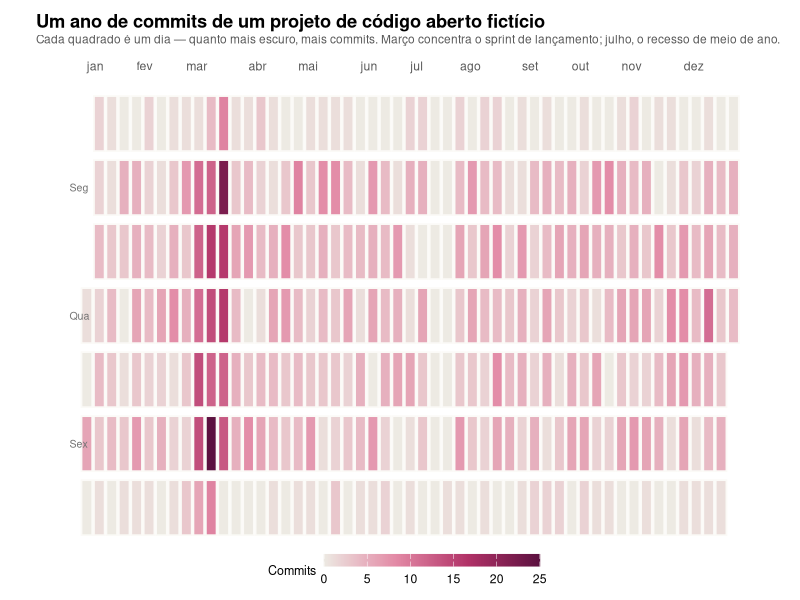

Source code (R):
# Libraries
library(ggplot2)
library(jsonlite)

# Dados 100% ficticios: commits diarios de um projeto de codigo aberto
# ficticio ao longo de um ano (2025). Escritos com duas janelas fixadas a
# mao (nao so ruido aleatorio) pra dar ao calendario uma FORMA especifica:
# um "sprint" de lancamento em marco (tres semanas de atividade bem acima
# do normal, inclusive nos fins de semana) e um "recesso" de meio de ano em
# julho (quase zero, todo santo dia) -- sem essas duas janelas o calendario
# seria so ruido de Poisson sem nada especifico pra apontar.
set.seed(4471)

inicio <- as.Date("2025-01-01")
fim <- as.Date("2025-12-31")
datas <- seq(inicio, fim, by = "day")

dia_semana <- as.integer(format(datas, "%w")) # 0 = domingo .. 6 = sabado
offset <- as.integer(format(inicio, "%w"))
semana <- (as.integer(datas - inicio) + offset) %/% 7

fim_de_semana <- dia_semana %in% c(0, 6)
em_sprint <- datas >= as.Date("2025-03-03") & datas <= as.Date("2025-03-21")
em_recesso <- datas >= as.Date("2025-07-14") & datas <= as.Date("2025-07-25")

lambda <- ifelse(em_recesso, 0.3,
           ifelse(em_sprint, ifelse(fim_de_semana, 5, 14),
             ifelse(fim_de_semana, 0.8, 4)))
valor <- rpois(length(datas), lambda)

nomes_dia <- c("Dom", "Seg", "Ter", "Qua", "Qui", "Sex", "Sáb")
dados <- data.frame(
  data = datas,
  semana = semana,
  dia_semana = dia_semana,
  dia_semana_nome = factor(nomes_dia[dia_semana + 1], levels = rev(nomes_dia)),
  valor = valor
)

# Rotulos de mes: um por mes, na semana do dia 1 -- usados nos dois lados
# (eixo do output.png e cabecalho da versao D3), pra nao dessincronizar.
# Abreviacao escrita a mao, sem depender de "%b" -- essa formatacao le o
# locale de tempo do sistema (`LC_TIME`), que nesta maquina e C.UTF-8 e
# devolveria abreviacoes em INGLES ("Jan", "Feb"...) mesmo com o resto do
# script em portugues. Sem erro nenhum -- só sai errado se ninguém olhar a
# imagem renderizada.
abrev_mes_pt <- c("jan", "fev", "mar", "abr", "mai", "jun", "jul", "ago", "set", "out", "nov", "dez")
primeiros_dias <- seq(inicio, fim, by = "month")
rotulos_mes <- data.frame(
  semana = semana[match(primeiros_dias, datas)],
  mes = abrev_mes_pt[as.integer(format(primeiros_dias, "%m"))]
)

# Rotulos de dia da semana: so Seg/Qua/Sex, mesma convencao do calendario de
# contribuicoes que inspirou a tecnica -- os 7 poluiriam a lateral estreita
# sem acrescentar leitura (a ordem Dom-no-topo/Sáb-embaixo já fica clara com
# 3 âncoras).
rotulos_dia <- data.frame(
  dia_semana_nome = factor(c("Seg", "Qua", "Sex"), levels = rev(nomes_dia))
)

# Paleta propria: sequencial de creme quase neutro (zero commits, mesmo
# tratamento do "sem atividade" do original que este acervo nunca copia
# literalmente) ate um vinho-magenta escuro de alto croma -- nunca o verde
# do calendario de contribuicoes que inspirou a tecnica.
rampa <- colorRampPalette(c("#EDEAE3", "#E38AA6", "#B23368", "#5C1140"))
paleta_continua <- rampa(100)

p <- ggplot(dados, aes(x = semana, y = dia_semana_nome, fill = valor)) +
  geom_tile(colour = "#FBFAF7", linewidth = 0.6, width = 0.86, height = 0.86) +
  geom_text(
    data = rotulos_mes, aes(x = semana, y = 7.9, label = mes),
    inherit.aes = FALSE, family = "sans", size = 3.1, colour = "grey35", hjust = 0
  ) +
  geom_text(
    data = rotulos_dia, aes(x = -1.4, y = dia_semana_nome, label = dia_semana_nome),
    inherit.aes = FALSE, family = "sans", size = 2.7, colour = "grey45", hjust = 0
  ) +
  scale_fill_gradientn(colours = paleta_continua, name = "Commits") +
  coord_cartesian(clip = "off") +
  labs(
    title = "Um ano de commits de um projeto de código aberto fictício",
    subtitle = "Cada quadrado é um dia — quanto mais escuro, mais commits. Março concentra o sprint de lançamento; julho, o recesso de meio de ano."
  ) +
  theme_void(base_size = 11) +
  theme(
    plot.title = element_text(face = "bold", margin = margin(b = 2)),
    plot.subtitle = element_text(colour = "grey35", size = 8.6, margin = margin(b = 14)),
    plot.margin = margin(t = 10, r = 20, b = 10, l = 26),
    legend.position = "bottom",
    legend.title = element_text(size = 9),
    legend.key.width = unit(1.1, "cm"),
    legend.key.height = unit(0.32, "cm")
  )

ggsave("output.png", plot = p, width = 12, height = 3.2, dpi = 150)

# ---------------------------------------------------------------------------
# Versao interativa: o D3 desenha a mesma grade e acrescenta um segundo modo
# de cor -- "Faixas" (5 degraus fixos, como o calendario de contribuicoes que
# inspirou a tecnica) em vez de "Contínuo" (a mesma rampa do output.png,
# interpolada). O contorno de cada dia nunca muda; so a funcao que decide a
# cor de preenchimento troca entre as duas chamadas.
#
# As faixas fixas facilitam comparar dois dias de LONGE (poucos tons
# possiveis); a rampa continua preserva mais informacao (dois dias na mesma
# faixa mas com contagem diferente saem com tons ligeiramente diferentes).
# Nenhuma inventa cor nova: as 5 cores de faixa vem da MESMA rampa do
# output.png, so amostrada em menos pontos -- nunca um hexadecimal novo.
# ---------------------------------------------------------------------------
cores_faixas <- rampa(5)
cortes_faixas <- c(0, 1, 4, 8, 14) # limite INFERIOR de cada faixa; a ultima e "14+"

viz <- list(
  meta = list(
    ano = 2025,
    unidade = "commits",
    paleta = list(
      continua = as.list(paleta_continua[c(1, 25, 50, 75, 100)]),
      faixas = as.list(cores_faixas),
      cortesFaixas = as.list(cortes_faixas)
    ),
    mesesRotulo = lapply(seq_len(nrow(rotulos_mes)), function(i) {
      list(semana = rotulos_mes$semana[i], rotulo = rotulos_mes$mes[i])
    })
  ),
  dias = lapply(seq_len(nrow(dados)), function(i) {
    list(
      data = format(dados$data[i], "%Y-%m-%d"),
      semana = dados$semana[i],
      diaSemana = dados$dia_semana[i],
      valor = dados$valor[i]
    )
  })
)

write_json(viz, "data.json", auto_unbox = TRUE, digits = NA)
